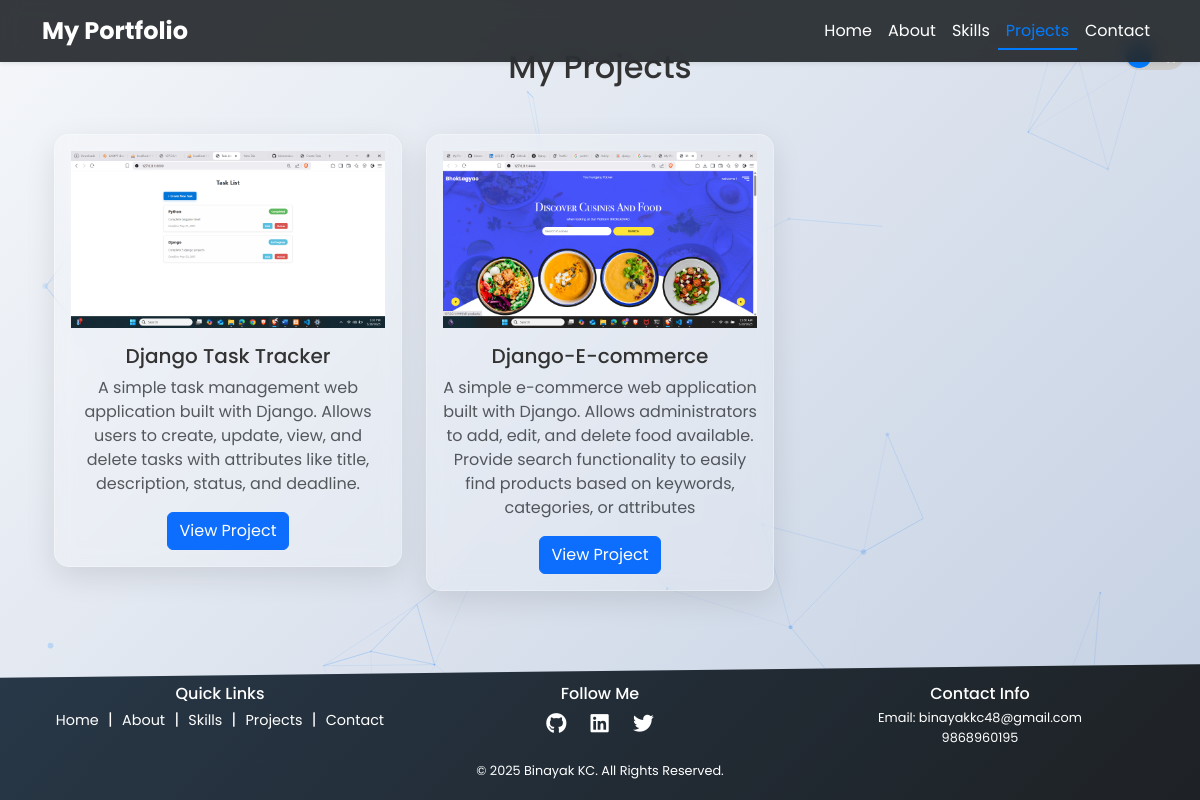
/projects/, run on the app's committed database.
### portfolio/models.py (models this page shows, shortened)
class Project(models.Model):
    title = models.CharField(max_length=100)
    description = models.TextField()
    image = models.ImageField(upload_to='projects/')
    link = models.URLField(blank=True)

### portfolio/views.py (the view)
# urls.py: path('projects/', views.projects, name='projects'),
def projects(request):
    projects = Project.objects.all()
    return render(request, 'portfolio/projects.html', {'projects': projects})

### portfolio/templates/portfolio/projects.html
{% extends 'portfolio/base.html' %}
{% block content %}
<section id="projects-section" class="py-5">
    <div class="container text-center">
        <h2 class="mb-5 heading-decorated" data-aos="fade-up">My Projects</h2>
        <div class="row">
            {% for project in projects %}
            <div class="col-md-4 mb-4" data-aos="zoom-in">
                <div class="glass-card p-3">
                    <img src="{{ project.image.url }}" class="img-fluid mb-3" alt="{{ project.title }}">
                    <h5>{{ project.title }}</h5>
                    <p class="text-muted">{{ project.description }}</p>
                    <a href="{{ project.link }}" class="btn btn-primary" target="_blank">View Project</a>
                </div>
            </div>
            {% endfor %}
        </div>
    </div>
</section>
{% endblock %}

### portfolio/static/css/styles.css (style rules this page uses)
:root { --primary-color: #007bff; --secondary-color: #ff6b6b; --gradient-light: linear-gradient(90deg, #007bff, #ff6b6b); --gradient-dark: linear-gradient(90deg, #66b0ff, #ff8c8c); --background-light: linear-gradient(135deg, #f5f7fa 0%, #c3cfe2 100%); --background-dark: linear-gradient(135deg, #1a1a2e 0%, #16213e 100%); --text-light: #333; --text-dark: #e0e0e0; --card-bg-light: rgba(255, 255, 255, 0.2); --card-bg-dark: rgba(30, 30, 50, 0.2); --footer-bg: linear-gradient(135deg, #2c3e50 0%, #212529 100%); }
body { font-family: 'Poppins', sans-serif; color: var(--text-light); margin: 0; transition: background 0.3s ease, color 0.3s ease; }
body[data-theme="light"] { background: var(--background-light); color: var(--text-light); }
.glass-card { background: var(--card-bg-light); border-radius: 15px; backdrop-filter: blur(10px); border: 1px solid rgba(255, 255, 255, 0.3); box-shadow: 0 10px 30px rgba(0, 0, 0, 0.1); transition: transform 0.3s ease, box-shadow 0.3s ease; position: relative; z-index: 1; }
.btn-primary, .btn-outline-primary { transition: transform 0.3s ease, box-shadow 0.3s ease; }

### data on the page
Project: image (picture), title "Django Task Tracker", description "A simple task management web application built with Django. Allows users to create, update, view, and delete tasks with attributes like title, description, status, and deadline."
Project: image (picture), title "Django-E-commerce", description "A simple e-commerce web application built with Django. Allows administrators to add, edit, and delete food available. Provide search functionality to easily find products based on keywords, categories, or attributes"
